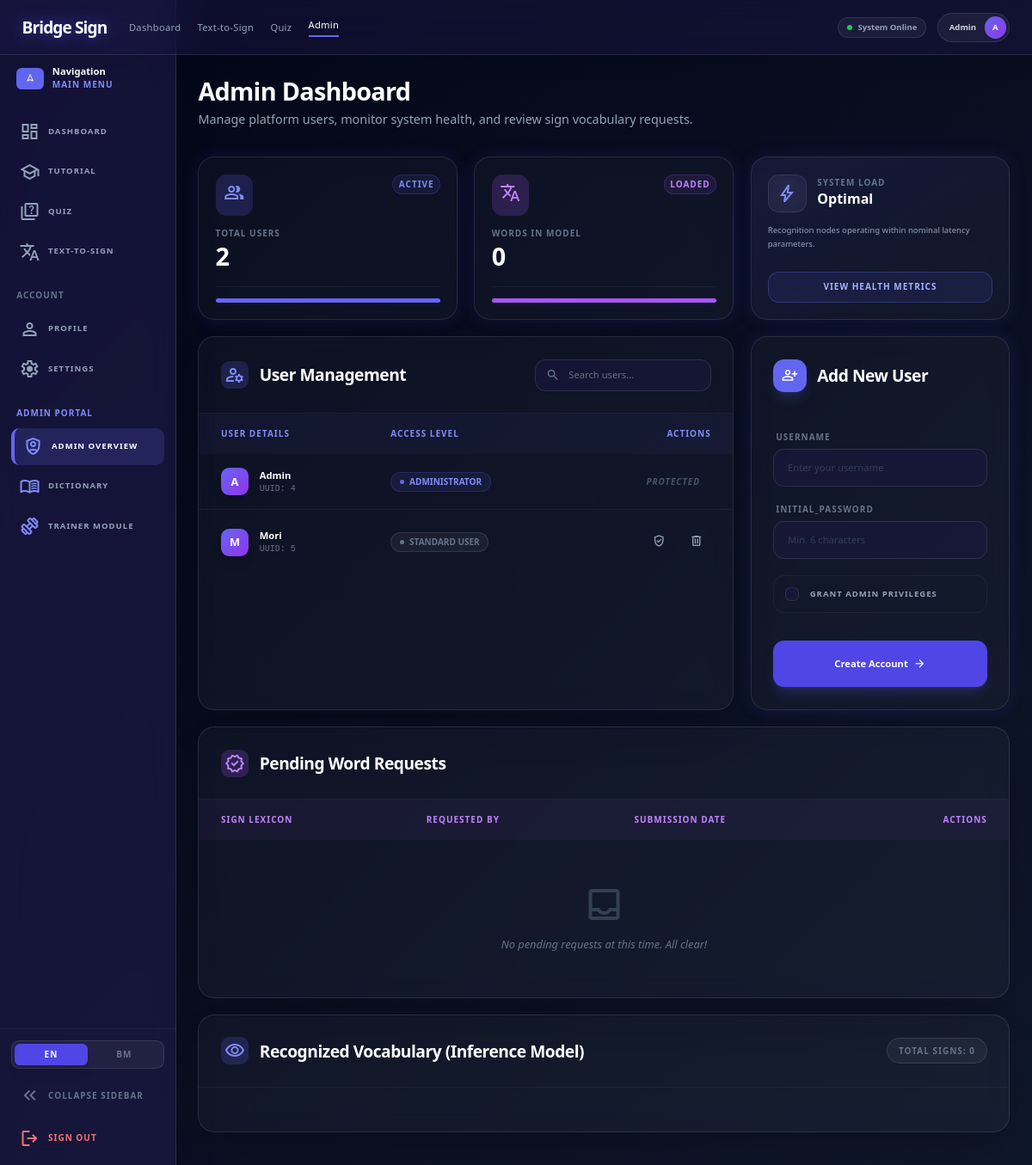
Page /admin (signed in) on the earlier database version.
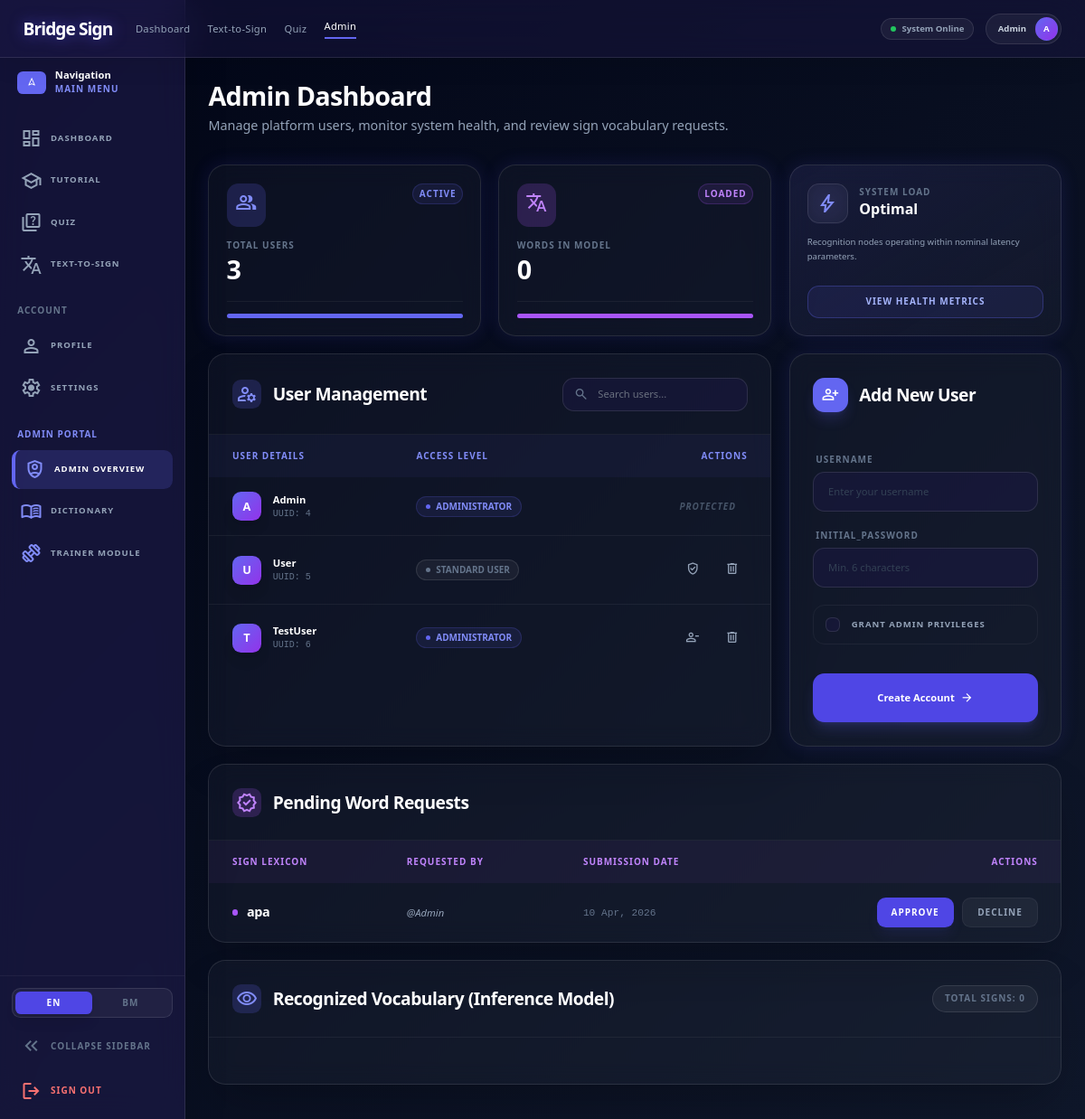
Same page on the later database version.
### app2.py (models this page shows, shortened)
class User(db.Model):
    id = db.Column(db.Integer, primary_key=True)
    username = db.Column(db.String(80), unique=True, nullable=False)
    password_hash = db.Column(db.String(200), nullable=False)
    camera_enabled = db.Column(db.Boolean, default=True)
    camera_index = db.Column(db.Integer, default=0)
    is_admin = db.Column(db.Boolean, default=False)
    tutorial_completed = db.Column(db.Boolean, default=False)
    security_question = db.Column(db.String(200), nullable=True)
    security_answer_hash = db.Column(db.String(200), nullable=True)

class WordRequest(db.Model):
    id = db.Column(db.Integer, primary_key=True)
    user_id = db.Column(db.Integer, db.ForeignKey('user.id'), nullable=False)
    requested_word = db.Column(db.String(100), nullable=False)
    status = db.Column(db.String(20), default="Pending") # Pending, Added, Rejected
    suggestion_type = db.Column(db.String(50), default="ai_recognition") # ai_recognition or text_to_sign
    timestamp = db.Column(db.DateTime, default=datetime.utcnow)
    user = db.relationship('User', backref=db.backref('requests', lazy=True))

### app2.py (the view, shortened to what this page needs)
@app.route('/admin', methods=['GET', 'POST'])
@admin_required
def admin_dashboard():
    action = (request.form.get('action', '') or '').lower() if request.method == 'POST' else ''
    all_users = User.query.order_by(User.id).all()
    pending_requests = WordRequest.query.filter_by(status='Pending', suggestion_type='ai_recognition').order_by(WordRequest.timestamp.desc()).all()
    words_list = sorted(list(dict.fromkeys(labels + dynamic_labels)))
    total_words = len(words_list)
    return render_template(
        'admin_dashboard.html',
        username=session.get('username', ''),
        is_admin=True,
        users=all_users,
        pending_requests=pending_requests,
        total_words=total_words,
        words_list=words_list
    )

### app2.py (called while the page is built)
@app.after_request
def add_header(response):
    response.headers['Cache-Control'] = 'no-store, no-cache, must-revalidate, post-check=0, pre-check=0, max-age=0'
    response.headers['Pragma'] = 'no-cache'
    response.headers['Expires'] = '-1'
    return response

@app.context_processor
def inject_translations():
    lang = session.get('lang', 'en')
    def _t(key):
        return translations.get(lang, {}).get(key, key)
    return dict(_t=_t, current_lang=lang, translations=translations)

@app.context_processor
def inject_user():
    context = {'username': '', 'is_admin': False}
    if 'user_id' in session:
        user = db.session.get(User, session['user_id'])
        if user:
            context['username'] = user.username
            context['is_admin'] = user.is_admin
    return context

### templates/admin_dashboard.html (shortened to what the changed rows need)
<!DOCTYPE html>
<html class="dark" lang="en">
<head>
    <script src="https://cdn.tailwindcss.com?plugins=forms,container-queries"></script>
    <link rel="stylesheet" href="{{ url_for('static', filename='css/global.css') }}?v=2">
    <link rel="stylesheet" href="{{ url_for('static', filename='css/modern_ui.css') }}">
</head>
<body class="bg-background text-on-surface">
    {% include '_navbar.html' %}
    {% include '_sidebar.html' %}
    <main id="main-content" class="lg:ml-64 pt-28 pb-12 px-8 max-w-[1280px] transition-all duration-300">
        <div class="mb-10">
            <h1 class="text-4xl font-extrabold text-white mb-2 tracking-tight">{{ _t('admin_dash_title') }}</h1>
        </div>
        <div class="grid grid-cols-12 gap-6">
            <div class="col-span-12 md:col-span-4 surface_glass rounded-3xl p-6 glow-indigo flex flex-col justify-between">
                <div>
                    <div class="flex justify-between items-start mb-4">
                        <div class="p-3 bg-indigo-500/20 rounded-2xl">
                        </div>
                        <span class="text-[10px] font-bold text-indigo-400 uppercase tracking-widest px-2 py-1 bg-indigo-500/10 rounded-full border border-indigo-500/20">Active</span>
                    </div>
                    <p class="text-[10px] font-bold text-slate-500 uppercase tracking-widest">{{ _t('total_users') }}</p>
                    <h3 class="text-4xl font-black text-white mt-1">{{ users | length }}</h3>
                </div>
            </div>
            <div class="col-span-12 lg:col-span-8 surface_glass rounded-3xl overflow-hidden shadow-2xl border border-white/10">
                <div class="overflow-x-auto">
                    <table class="w-full text-left">
                        <thead>
                            <tr class="bg-indigo-500/5">
                                <th class="px-8 py-5 text-[10px] font-bold text-indigo-400 uppercase tracking-widest">{{ _t('user_details') }}</th>
                                <th class="px-8 py-5 text-[10px] font-bold text-indigo-400 uppercase tracking-widest">{{ _t('access_level') }}</th>
                                <th class="px-8 py-5 text-[10px] font-bold text-indigo-400 uppercase tracking-widest text-right">{{ _t('actions') }}</th>
                            </tr>
                        </thead>
                        <tbody class="divide-y divide-white/5">
                            {% for u in users %}
                            <tr class="hover:bg-white/5 transition-colors group">
                                <td class="px-8 py-5">
                                    <div class="flex items-center gap-4">
                                        <div class="w-10 h-10 rounded-xl bg-gradient-to-br from-indigo-500 to-purple-600 flex items-center justify-center font-bold text-white shadow-lg">
                                            {{ u.username[0].upper() }}
                                        </div>
                                        <div>
                                            <div class="text-sm font-bold text-white">{{ u.username }}</div>
                                            <div class="text-[10px] text-slate-500 font-mono uppercase">UUID: {{ u.id }}</div>
                                        </div>
                                    </div>
                                </td>
                                <td class="px-8 py-5">
                                    {% if u.is_admin %}
                                        <div class="inline-flex items-center gap-2 px-3 py-1 bg-indigo-500/10 text-indigo-400 text-[10px] font-bold uppercase rounded-full border border-indigo-500/20">
                                            <span class="w-1.5 h-1.5 bg-indigo-500 rounded-full"></span>
                                            {{ _t('administrator') }}
                                        </div>
                                    {% else %}
                                        <div class="inline-flex items-center gap-2 px-3 py-1 bg-white/5 text-slate-500 text-[10px] font-bold uppercase rounded-full border border-white/10">
                                            <span class="w-1.5 h-1.5 bg-slate-500 rounded-full"></span>
                                            {{ _t('standard_user') }}
                                        </div>
                                    {% endif %}
                                </td>
                                <td class="px-8 py-5 text-right">
                                    <div class="flex justify-end gap-3">
                                        {% if u.username != 'Admin' and u.id != session.get('user_id') %}
                                            <form method="POST" class="m-0">
                                                <button type="submit" class="p-2.5 text-slate-400 hover:text-white hover:bg-white/5 rounded-xl transition-all border border-transparent hover:border-white/10" title="{{ 'Demote to User' if u.is_admin else 'Promote to Admin' }}">
                                                    <span class="material-symbols-outlined text-xl">{% if u.is_admin %}person_remove{% else %}verified_user{% endif %}</span>
                                                </button>
                                            </form>
                                            <form method="POST" class="m-0" onsubmit="return confirm('Are you sure you want to delete user {{ u.username }}?');">
                                                <button type="submit" class="p-2.5 text-slate-400 hover:text-red-400 hover:bg-red-500/5 rounded-xl transition-all border border-transparent hover:border-red-500/10">
                                                    <span class="material-symbols-outlined text-xl">delete</span>
                                                </button>
                                            </form>
                                        {% else %}
                                            <span class="text-[10px] font-bold text-slate-600 uppercase tracking-widest italic pr-4">{{ _t('protected') }}</span>
                                        {% endif %}
                                    </div>
                                </td>
                            </tr>
                            {% endfor %}
                        </tbody>
                    </table>
                </div>
            </div>
            <div class="col-span-12 surface_glass rounded-3xl overflow-hidden shadow-2xl border border-white/10">
                <div class="overflow-x-auto">
                    <table class="w-full text-left">
                        <thead>
                            <tr class="bg-purple-500/5">
                                <th class="px-8 py-5 text-[10px] font-bold text-purple-400 uppercase tracking-widest">{{ _t('sign_lexicon') }}</th>
                                <th class="px-8 py-5 text-[10px] font-bold text-purple-400 uppercase tracking-widest">{{ _t('requested_by') }}</th>
                                <th class="px-8 py-5 text-[10px] font-bold text-purple-400 uppercase tracking-widest">{{ _t('submission_date') }}</th>
                                <th class="px-8 py-5 text-[10px] font-bold text-purple-400 uppercase tracking-widest text-right">{{ _t('actions') }}</th>
                            </tr>
                        </thead>
                        <tbody class="divide-y divide-white/5">
                            {% if pending_requests %}
                                {% for req in pending_requests %}
                                <tr class="hover:bg-white/5 transition-colors group" id="req-row-{{ req.id }}">
                                    <td class="px-8 py-5">
                                        <div class="flex items-center gap-3">
                                            <span class="w-2 h-2 bg-purple-500 rounded-full animate-pulse"></span>
                                            <span class="font-black text-white text-lg tracking-tight">{{ req.requested_word }}</span>
                                        </div>
                                    </td>
                                    <td class="px-8 py-5">
                                        <span class="text-sm text-slate-400 italic">@{{ req.user.username }}</span>
                                    </td>
                                    <td class="px-8 py-5 text-sm text-slate-500 font-mono">{{ req.timestamp.strftime('%d %b, %Y') }}</td>
                                    <td class="px-8 py-5 text-right">
                                        <div class="flex justify-end gap-3">
                                            <button onclick="updateRequest({{ req.id }}, 'Added')" class="px-5 py-2.5 bg-indigo-600 hover:bg-indigo-500 text-white text-[10px] font-black uppercase tracking-widest rounded-xl transition-all shadow-lg shadow-indigo-500/10 active:scale-95">{{ _t('approve') }}</button>
                                            <button onclick="updateRequest({{ req.id }}, 'Rejected')" class="px-5 py-2.5 bg-white/5 hover:bg-white/10 text-slate-400 text-[10px] font-black uppercase tracking-widest rounded-xl transition-all border border-white/5 active:scale-95">{{ _t('decline') }}</button>
                                        </div>
                                    </td>
                                </tr>
                                {% endfor %}
                            {% else %}
                                <tr>
                                    <td colspan="4" class="px-8 py-16 text-center">
                                        <span class="material-symbols-outlined text-6xl text-slate-700 mb-4 block">inbox</span>
                                        <p class="text-slate-500 italic font-medium">{{ _t('no_pending_requests') }}</p>
                                    </td>
                                </tr>
                            {% endif %}
                        </tbody>
                    </table>
                </div>
            </div>
        </div>
    </main>
</body>
</html>

### templates/_navbar.html (shortened to what this page needs)
<nav class="fixed top-0 w-full h-20 bg-indigo-950/40 backdrop-blur-xl border-b border-white/10 shadow-[0_4px_30px_rgba(0,0,0,0.1)] z-50">
    <div class="flex justify-between items-center px-8 h-20 max-w-[1280px] mx-auto w-full">
        <div class="flex items-center gap-8">
            <a href="{{ url_for('index') }}" class="text-2xl font-black tracking-tighter text-white drop-shadow-[0_0_8px_rgba(79,70,229,0.6)]">Bridge Sign</a>
            <div class="hidden md:flex items-center gap-6">
                <a class="text-slate-400 hover:text-white transition-colors duration-300 font-inter text-sm font-medium tracking-wide active:scale-95 cursor-pointer {{ 'text-white border-b-2 border-indigo-500 pb-1' if request.endpoint == 'index' }}" href="{{ url_for('index') }}">{{ _t('nav_dashboard') }}</a>
                <a class="text-slate-400 hover:text-white transition-colors duration-300 font-inter text-sm font-medium tracking-wide active:scale-95 cursor-pointer {{ 'text-white border-b-2 border-indigo-500 pb-1' if request.endpoint == 'text_to_sign' }}" href="{{ url_for('text_to_sign') }}">{{ _t('nav_text_to_sign') }}</a>
                <a class="text-slate-400 hover:text-white transition-colors duration-300 font-inter text-sm font-medium tracking-wide active:scale-95 cursor-pointer {{ 'text-white border-b-2 border-indigo-500 pb-1' if request.endpoint == 'quiz' }}" href="{{ url_for('quiz') }}">{{ _t('nav_quiz') }}</a>
                {% if is_admin %}
                <a class="text-slate-400 hover:text-white transition-colors duration-300 font-inter text-sm font-medium tracking-wide active:scale-95 cursor-pointer {{ 'text-white border-b-2 border-indigo-500 pb-1' if request.endpoint in ['admin_dashboard', 'admin_dictionary'] }}" href="{{ url_for('admin_dashboard') }}">{{ _t('nav_admin') }}</a>
                {% endif %}
            </div>
        </div>
        <div class="flex items-center gap-4">
            <div class="flex items-center gap-2 text-xs font-semibold text-slate-400 bg-white/5 px-3 py-1.5 rounded-full border border-white/10 hidden sm:flex">
                <span class="w-2 h-2 bg-green-500 rounded-full animate-pulse"></span>
                {{ _t('system_online') }}
            </div>
            <div class="flex items-center gap-3 bg-white/5 pl-4 pr-1 py-1 rounded-full border border-white/10">
                <span class="text-xs font-bold text-slate-300 hidden sm:inline">{{ username if username else 'User' }}</span>
                <div class="w-8 h-8 rounded-full border border-indigo-500/30 overflow-hidden bg-gradient-to-br from-indigo-500 to-purple-600 flex items-center justify-center font-bold text-white text-xs">
                    {{ username[0].upper() if username else 'U' }}
                </div>
            </div>
        </div>
    </div>
</nav>

Differences in the rows shown:
changed User id 5: username "M" → "U"; username "Mori" → "User"
added User: username "T", username "TestUser", id "6", _t "ADMINISTRATOR"
added WordRequest: requested_word "apa", user.username "Admin", timestamp "10 Apr, 2026", _t "APPROVE", _t "DECLINE"
Other differences:
{{ users | length }}: "2" → "3"
{{ _t('no_pending_requests') }}: "No pending requests at this time. All clear!" → (not shown)
text no longer shown: "inbox"
